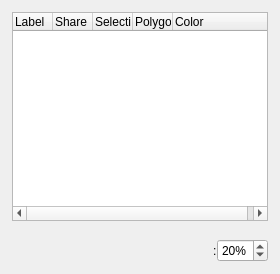
<?xml version="1.0" encoding="UTF-8"?>
<ui version="4.0">
 <class>areas_settings_panel</class>
 <widget class="QWidget" name="areas_settings_panel">
  <property name="geometry">
   <rect>
    <x>0</x>
    <y>0</y>
    <width>280</width>
    <height>274</height>
   </rect>
  </property>
  <property name="sizePolicy">
   <sizepolicy hsizetype="Fixed" vsizetype="Fixed">
    <horstretch>0</horstretch>
    <verstretch>0</verstretch>
   </sizepolicy>
  </property>
  <property name="minimumSize">
   <size>
    <width>280</width>
    <height>0</height>
   </size>
  </property>
  <property name="maximumSize">
   <size>
    <width>280</width>
    <height>320</height>
   </size>
  </property>
  <property name="windowTitle">
   <string>Form</string>
  </property>
  <property name="surfaceRole" stdset="0">
   <string>panel</string>
  </property>
  <layout class="QVBoxLayout" name="verticalLayout">
   <property name="spacing">
    <number>12</number>
   </property>
   <property name="leftMargin">
    <number>12</number>
   </property>
   <property name="topMargin">
    <number>12</number>
   </property>
   <property name="rightMargin">
    <number>12</number>
   </property>
   <property name="bottomMargin">
    <number>12</number>
   </property>
   <item>
    <widget class="QTreeWidget" name="tree_marked_areas">
     <property name="toolTip">
      <string>Manage area visibility and colors</string>
     </property>
     <property name="minimumSize">
      <size>
       <width>0</width>
       <height>160</height>
      </size>
     </property>
     <property name="alternatingRowColors">
      <bool>true</bool>
     </property>
     <property name="indentation">
      <number>12</number>
     </property>
     <property name="columnCount">
      <number>5</number>
     </property>
     <attribute name="headerVisible">
      <bool>true</bool>
     </attribute>
     <attribute name="headerDefaultSectionSize">
      <number>40</number>
     </attribute>
     <column>
      <property name="text">
       <string notr="true">Label</string>
      </property>
     </column>
     <column>
      <property name="text">
       <string>Share</string>
      </property>
     </column>
     <column>
      <property name="text">
       <string>Selection</string>
      </property>
     </column>
     <column>
      <property name="text">
       <string>Polygon</string>
      </property>
     </column>
     <column>
      <property name="text">
       <string>Color</string>
      </property>
     </column>
    </widget>
   </item>
   <item>
    <widget class="QWidget" name="panel_marked_area_appearance" native="true">
     <property name="surfaceRole" stdset="0">
      <string>panel</string>
     </property>
     <layout class="QVBoxLayout" name="layout_vertical_layout_4">
      <property name="spacing">
       <number>0</number>
      </property>
      <property name="leftMargin">
       <number>0</number>
      </property>
      <property name="topMargin">
       <number>6</number>
      </property>
      <property name="rightMargin">
       <number>0</number>
      </property>
      <property name="bottomMargin">
       <number>0</number>
      </property>
      <item>
       <widget class="QWidget" name="panel_bottom_control" native="true">
        <property name="surfaceRole" stdset="0">
         <string>panel</string>
        </property>
        <layout class="QHBoxLayout" name="layout_horizontal_layout_3">
         <property name="spacing">
          <number>3</number>
         </property>
         <property name="leftMargin">
          <number>0</number>
         </property>
         <property name="topMargin">
          <number>0</number>
         </property>
         <property name="rightMargin">
          <number>0</number>
         </property>
         <property name="bottomMargin">
          <number>0</number>
         </property>
         <item alignment="Qt::AlignmentFlag::AlignRight">
          <widget class="QWidget" name="panel_marked_area_opacity" native="true">
           <property name="minimumSize">
            <size>
             <width>50</width>
             <height>0</height>
            </size>
           </property>
           <property name="surfaceRole" stdset="0">
            <string>panel</string>
           </property>
           <layout class="QHBoxLayout" name="layout_horizontal_layout_7">
            <property name="spacing">
             <number>0</number>
            </property>
            <property name="leftMargin">
             <number>6</number>
            </property>
            <property name="topMargin">
             <number>0</number>
            </property>
            <property name="rightMargin">
             <number>0</number>
            </property>
            <property name="bottomMargin">
             <number>0</number>
            </property>
            <item>
             <widget class="QLabel" name="label_marked_area_opacity_icon">
              <property name="toolTip">
               <string>filtered opacity</string>
              </property>
              <property name="text">
               <string/>
              </property>
              <property name="pixmap">
               <pixmap>../../shared/icons/material/opacity.svg</pixmap>
              </property>
              <property name="iconName" stdset="0">
               <string>opacity</string>
              </property>
              <property name="iconSize" stdset="0">
               <number>20</number>
              </property>
             </widget>
            </item>
            <item>
             <widget class="QLabel" name="label_marked_area_opacity_separator">
              <property name="text">
               <string>:</string>
              </property>
             </widget>
            </item>
            <item>
             <widget class="QSpinBox" name="spin_marked_area_opacity">
              <property name="toolTip">
               <string>Area fill opacity</string>
              </property>
              <property name="sizePolicy">
               <sizepolicy hsizetype="Fixed" vsizetype="Fixed">
                <horstretch>0</horstretch>
                <verstretch>0</verstretch>
               </sizepolicy>
              </property>
              <property name="suffix">
               <string>%</string>
              </property>
              <property name="maximum">
               <number>40</number>
              </property>
              <property name="singleStep">
               <number>5</number>
              </property>
              <property name="value">
              <number>20</number>
              </property>
             </widget>
            </item>
           </layout>
          </widget>
         </item>
        </layout>
       </widget>
      </item>
     </layout>
    </widget>
   </item>
  </layout>
 </widget>
 <resources/>
 <connections/>
</ui>
